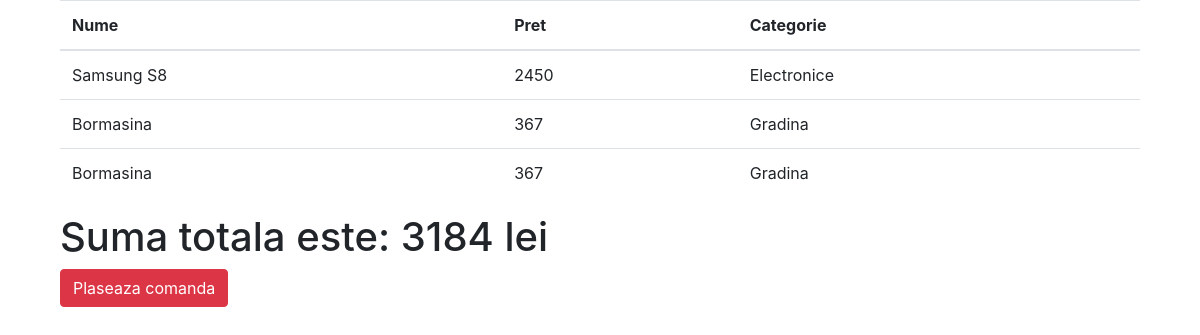
/cos_cumparaturi.php (signed in), run on the app's committed database.
### tables this page shows
CREATE TABLE `produse` (
  `id` int(11) NOT NULL,
  `nume` varchar(255) NOT NULL,
  `pret` float NOT NULL,
  `categorie` varchar(255) NOT NULL
);

### cos_cumparaturi.php (the view, shortened to what this page needs)
<?php
include 'connection.php';
?>
<!DOCTYPE html>
<html>
<head>
    <link href="css/bootstrap.min.css" type="text/css" rel="stylesheet">
</head>
<body>
<div class="container">
        <div class="col-12">
            <table class="table">
            <thead>
               <th>Nume</th>
               <th>Pret</th>
               <th>Categorie</th>
            </thead>
            <tbody>
              <?php
                 $sumaTotala=0;
                 $query=mysqli_query($db,"SELECT * FROM cos_cumparaturi WHERE user_id=' " . $_SESSION['id'] . " ' ");
                 while($row = mysqli_fetch_array($query, MYSQLI_BOTH)){
                     $id_produs = $row['produs_id'];
                     $query2 = mysqli_query($db, "SELECT * FROM produse WHERE id = '" . $id_produs . " ' ");
                     while($row2 = mysqli_fetch_array($query2, MYSQLI_BOTH)){
                     $nume_produs = $row2['nume'];
                     $pret_produs = $row2['pret'];
                     $categorie_produs = $row2['categorie'];
                     $sumaTotala = $sumaTotala + $pret_produs;
                 ?>
                 <tr>
                    <td><?php echo $nume_produs; ?></td>
                    <td><?php echo $pret_produs; ?></td>
                    <td><?php echo $categorie_produs; ?></td>
                 </tr>
                 <?php
                }}
                 ?>
            </tbody>
            </table>
            <h1> Suma totala este: <?php echo $sumaTotala;?> lei</h1>
            <a href="cos_cumparaturi.php?cumpara=1" class="btn btn-danger">Plaseaza comanda</a>
    </div>
</body>
</html>

### data on the page
produse: nume "Samsung S8", pret "2450", categorie "Electronice"
produse: nume "Bormasina", pret "367", categorie "Gradina"

### other printed values
$sumaTotala "3184"
